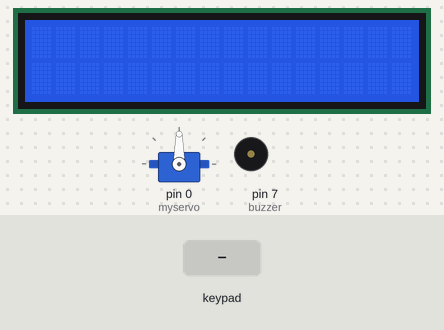
Bench run of a sketch on a simulated Arduino Mega 2560, built with avr-gcc and run on an emulated ATmega2560. Parts: servo, 16×2 character LCD, buzzer (waves = sounding). The inputs (shaded band) are chosen by the test bench.

Above: at 1.2 s.
1.3 s: key '#' pressed
At 2.8 s:
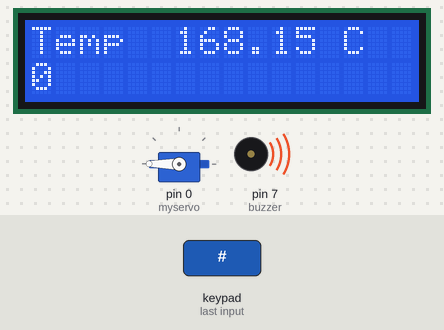
At 3.6 s:
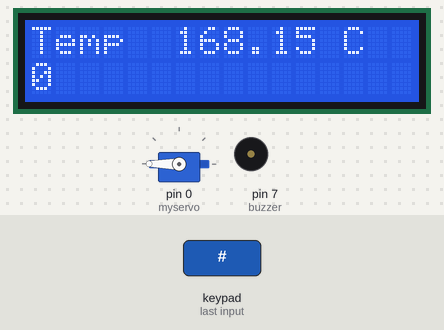
4.3 s: keypad keys 3 7 3 5 3 3 3 1 # pressed 0.4 s apart
At 8.0 s:
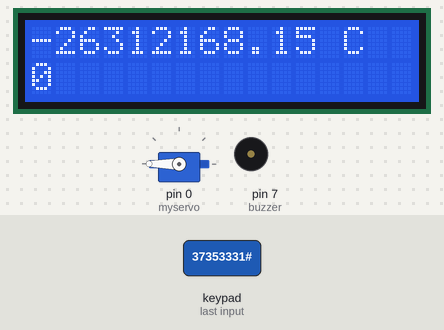
Timing chart, 0 to 9.5 s (numbered marks = the images above; inputs shaded):
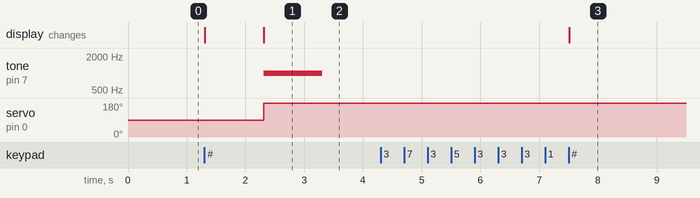

Measured:
- after the input at 1.3 s, tone on pin 7 (buzzer): silent → 1000 Hz after 1.0 s, → silent 1.0 s later; servo on pin 0 (myservo): 90° → 180° after 1.0 s; the display: first changes at once (image 1 shows a later state)
- after the input at 4.3 s, the display: changes after 3.2 s (image 3)

The sketch:

sketch_nov08a.ino
```cpp
#include <LiquidCrystal.h>
#include <Keypad.h>
#include <Servo.h>
Servo myservo;
const byte row = 4;
const byte col = 4;
char hexaKeys[row][col] = {
  {'7','8','9','/'},
  {'4','5','6','*'},
  {'1','2','3','-'},
  {'#','0','=','+'}
};
byte rowPins[row] = {37, 35, 33, 31};
byte colPins[col] = {29, 27, 25, 23};
Keypad customKeypad = Keypad( makeKeymap(hexaKeys), rowPins, colPins, row, col);
int tempPin = 0;
const int buzzer = 7;
int num = 0;
int temp = 0;
float tempC = -273;
LiquidCrystal lcd(13, 12, 8, 9, 10, 11);
void setup()
{
  myservo.attach(0);
  pinMode(buzzer, OUTPUT);
  lcd.begin(16, 2);
}
void loop()
{
  int time1 = 0;
  char customKey = customKeypad.getKey();
  if (customKey == '1' || customKey == '2' || customKey == '3' || customKey == '4' || customKey == '5' || customKey == '6' || customKey == '7' || customKey == '8' || customKey == '9' || customKey == '0'){
     num = num * 10 + (customKey - 48);
  }else if(customKey == '='){
     temp = num;
     num = 0;
     lcd.setCursor(0, 0);
     lcd.print(temp);
  }else if(customKey == '#') {
     time1 = num * 1000;
     num = 0;
     lcd.setCursor(0, 0);
     lcd.print(time1);
     delay(1000);
     while(tempC < temp){
        int tempReading = analogRead(tempPin);
        double tempK = log(10000.0 * ((1024.0 / tempReading - 1)));
        tempK = 1 / (0.001129148 + (0.000234125 + (0.0000000876741 * tempK * tempK )) * tempK );
        tempC = tempK - 130;
        lcd.setCursor(0, 0);
        lcd.print("Temp         C  ");
        lcd.setCursor(6, 0);
        lcd.print(tempC);
        lcd.setCursor(0, 1);
        lcd.print(temp);
     }
     delay(time1);
     myservo.write(180);
     tone(buzzer, 1000);
     delay(1000);
     noTone(buzzer);
     delay(1000);
  }
}
```
